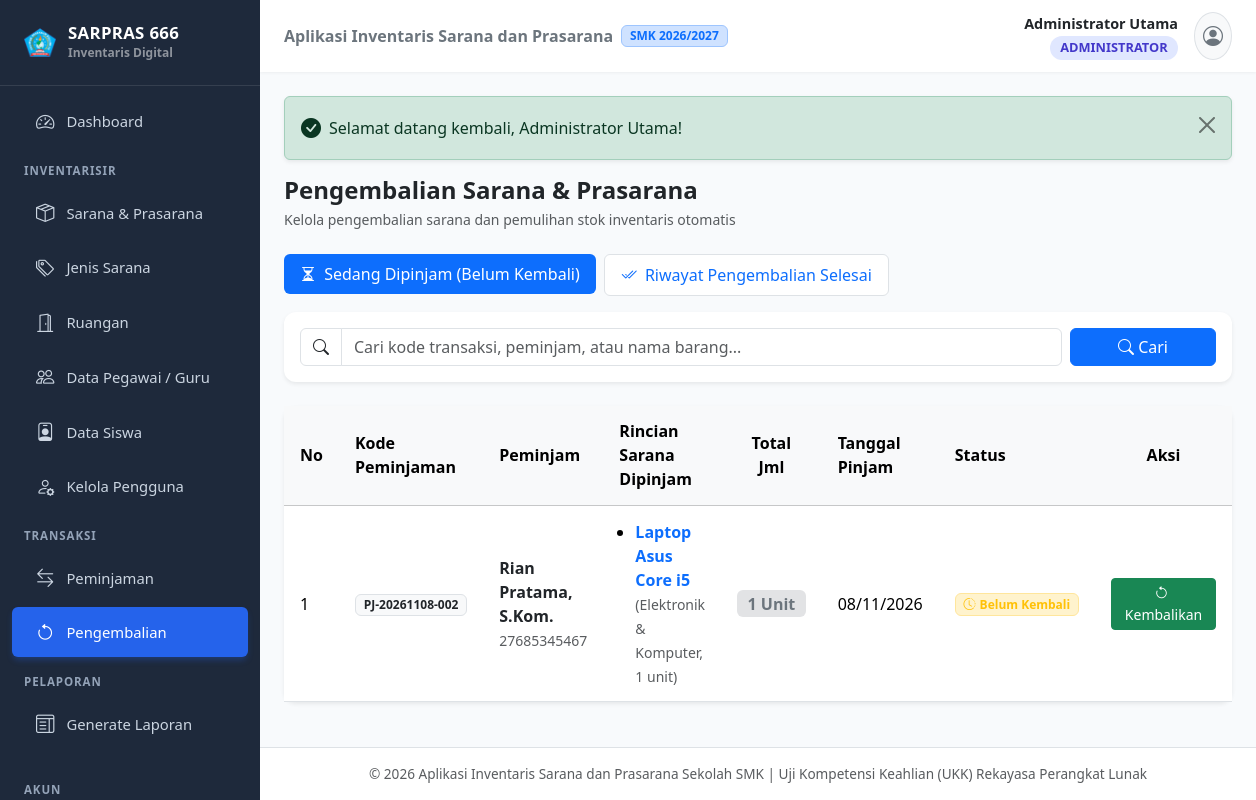
Screenshot of /pengembalian.php (signed in) with the database file from the repository.
### tables this page shows
CREATE TABLE `peminjaman` (
  `id_peminjaman` INT AUTO_INCREMENT PRIMARY KEY,
  `kode_peminjaman` VARCHAR(50) NOT NULL UNIQUE,
  `tanggal_pinjam` DATE NOT NULL,
  `tanggal_kembali` DATE NULL,
  `status_peminjaman` ENUM('Menunggu Konfirmasi', 'Dipinjam', 'Sudah Kembali', 'Ditolak') NOT NULL DEFAULT 'Dipinjam',
  `id_pegawai` INT NOT NULL,
  CONSTRAINT `fk_peminjaman_pegawai` FOREIGN KEY (`id_pegawai`) REFERENCES `pegawai` (`id_pegawai`) ON UPDATE CASCADE
);

CREATE TABLE `pegawai` (
  `id_pegawai` INT AUTO_INCREMENT PRIMARY KEY,
  `nama_pegawai` VARCHAR(100) NOT NULL,
  `nip` VARCHAR(30) NOT NULL UNIQUE,
  `alamat` TEXT NOT NULL,
  `kelas` VARCHAR(30) NOT NULL DEFAULT ''
);

CREATE TABLE `inventaris` (
  `id_inventaris` INT AUTO_INCREMENT PRIMARY KEY,
  `nama` VARCHAR(150) NOT NULL,
  `kondisi` VARCHAR(50) NOT NULL DEFAULT 'Baik',
  `keterangan` TEXT,
  `jumlah` INT NOT NULL DEFAULT 0,
  `id_jenis` INT NOT NULL,
  `tanggal_register` DATE NOT NULL,
  `id_ruang` INT NOT NULL,
  `kode_inventaris` VARCHAR(50) NOT NULL UNIQUE,
  `id_petugas` INT NOT NULL,
  CONSTRAINT `fk_inventaris_jenis` FOREIGN KEY (`id_jenis`) REFERENCES `jenis` (`id_jenis`) ON UPDATE CASCADE,
  CONSTRAINT `fk_inventaris_ruang` FOREIGN KEY (`id_ruang`) REFERENCES `ruang` (`id_ruang`) ON UPDATE CASCADE,
  CONSTRAINT `fk_inventaris_petugas` FOREIGN KEY (`id_petugas`) REFERENCES `petugas` (`id_petugas`) ON UPDATE CASCADE
);

CREATE TABLE `jenis` (
  `id_jenis` INT AUTO_INCREMENT PRIMARY KEY,
  `nama_jenis` VARCHAR(100) NOT NULL,
  `kode_jenis` VARCHAR(20) NOT NULL UNIQUE,
  `keterangan` TEXT
);

CREATE TABLE `detail_pinjam` (
  `id_detail_pinjam` INT AUTO_INCREMENT PRIMARY KEY,
  `id_inventaris` INT NOT NULL,
  `jumlah` INT NOT NULL,
  `id_peminjaman` INT NOT NULL,
  CONSTRAINT `fk_detail_inventaris` FOREIGN KEY (`id_inventaris`) REFERENCES `inventaris` (`id_inventaris`) ON UPDATE CASCADE,
  CONSTRAINT `fk_detail_peminjaman` FOREIGN KEY (`id_peminjaman`) REFERENCES `peminjaman` (`id_peminjaman`) ON DELETE CASCADE ON UPDATE CASCADE
);

### config/Database.php (called while the page is built, shortened)
<?php
class Database {
    private static ?PDO $instance = null;
    private static string $host = 'localhost';
    private static string $dbname = 'db_inventaris_sarana';
    private static string $username = 'root';
    private static string $password = '';
    private static string $charset = 'utf8mb4';
    public static function getConnection(): PDO {
        if (self::$instance === null) {
            try {
                $dsn = "mysql:host=" . self::$host . ";dbname=" . self::$dbname . ";charset=" . self::$charset;
                $options = [
                    PDO::ATTR_ERRMODE            => PDO::ERRMODE_EXCEPTION,
                    PDO::ATTR_DEFAULT_FETCH_MODE => PDO::FETCH_ASSOC,
                    PDO::ATTR_EMULATE_PREPARES   => true,
                ];
                self::$instance = new PDO($dsn, self::$username, self::$password, $options);
            } catch (PDOException $e) {
                die("Koneksi ke database gagal: " . $e->getMessage());
            }
        }
        return self::$instance;
    }
}

### classes/Peminjaman.php (called while the page is built, shortened)
<?php
require_once __DIR__ . '/../config/Database.php';
class Peminjaman {
    private PDO $db;
    public function __construct() {
        $this->db = Database::getConnection();
    }
    public function getAll(array $filters = []): array {
        $sql = "
            SELECT
                p.id_peminjaman,
                p.kode_peminjaman,
                p.tanggal_pinjam,
                p.tanggal_kembali,
                p.status_peminjaman,
                p.id_pegawai,
                pg.nama_pegawai,
                pg.nip,
                dp.id_detail_pinjam,
                dp.id_inventaris,
                dp.jumlah,
                i.nama AS nama_barang,
                i.kondisi,
                i.kode_inventaris,
                j.nama_jenis,
                r.nama_ruang
            FROM peminjaman p
            INNER JOIN pegawai pg ON p.id_pegawai = pg.id_pegawai
            INNER JOIN detail_pinjam dp ON p.id_peminjaman = dp.id_peminjaman
            INNER JOIN inventaris i ON dp.id_inventaris = i.id_inventaris
            LEFT JOIN jenis j ON i.id_jenis = j.id_jenis
            LEFT JOIN ruang r ON i.id_ruang = r.id_ruang
            WHERE 1=1
        ";
        $params = [];
        if (!empty($filters['status'])) {
            $sql .= " AND p.status_peminjaman = :status";
            $params[':status'] = $filters['status'];
        }
        $sql .= " ORDER BY p.id_peminjaman DESC";
        $stmt = $this->db->prepare($sql);
        $stmt->execute($params);
        return $stmt->fetchAll();
    }
    public function getAllGrouped(array $filters = []): array {
        $transactions = [];
        foreach ($this->getAll($filters) as $row) {
            $id = (int) $row['id_peminjaman'];
            if (!isset($transactions[$id])) {
                $transactions[$id] = $row;
                $transactions[$id]['items'] = [];
                $transactions[$id]['total_jumlah'] = 0;
            }
            $transactions[$id]['items'][] = [
                'id_detail_pinjam' => $row['id_detail_pinjam'],
                'id_inventaris' => $row['id_inventaris'],
                'nama_barang' => $row['nama_barang'],
                'kondisi' => $row['kondisi'],
                'kode_inventaris' => $row['kode_inventaris'],
                'nama_jenis' => $row['nama_jenis'],
                'nama_ruang' => $row['nama_ruang'],
                'jumlah' => (int) $row['jumlah'],
            ];
            $transactions[$id]['total_jumlah'] += (int) $row['jumlah'];
        }
        return array_values($transactions);
    }
}

### pengembalian.php (the view, shortened to what this page needs)
<?php
require_once __DIR__ . '/classes/Auth.php';
require_once __DIR__ . '/classes/Peminjaman.php';
$peminjamanObj = new Peminjaman();
$search = trim($_GET['search'] ?? '');
$tab = $_GET['tab'] ?? 'aktif';
$filters = ['search' => $search];
if ($tab === 'aktif') {
    $filters['status'] = 'Dipinjam';
} else {
    $filters['status'] = 'Sudah Kembali';
}
$listPeminjaman = $peminjamanObj->getAllGrouped($filters);
include __DIR__ . '/templates/header.php';
?>
<div class="d-flex flex-wrap justify-content-between align-items-center mb-4 gap-2">
    <div>
        <h4 class="fw-bold mb-1 text-dark">Pengembalian Sarana & Prasarana</h4>
        <p class="text-muted small mb-0">Kelola pengembalian sarana dan pemulihan stok inventaris otomatis</p>
    </div>
</div>
<ul class="nav nav-pills mb-3 gap-2">
    <li class="nav-item">
        <a class="nav-link <?= $tab === 'aktif' ? 'active' : 'bg-white border' ?>" href="pengembalian.php?tab=aktif">
            <i class="bi bi-hourglass-split me-1"></i> Sedang Dipinjam (Belum Kembali)
        </a>
    </li>
    <li class="nav-item">
        <a class="nav-link <?= $tab === 'riwayat' ? 'active' : 'bg-white border' ?>" href="pengembalian.php?tab=riwayat">
            <i class="bi bi-check2-all me-1"></i> Riwayat Pengembalian Selesai
        </a>
    </li>
</ul>
<div class="card mb-4 border-0 shadow-sm">
    <div class="card-body">
        <form method="GET" action="" class="row g-2 align-items-center">
            <div class="col-md-10">
                <div class="input-group">
                    <span class="input-group-text bg-white"><i class="bi bi-search"></i></span>
                    <input type="text" name="search" class="form-control" placeholder="Cari kode transaksi, peminjam, atau nama barang..." value="<?= htmlspecialchars($search) ?>">
                </div>
            </div>
            <div class="col-md-2 d-flex gap-1">
                <button type="submit" class="btn btn-primary flex-grow-1"><i class="bi bi-search"></i> Cari</button>
            </div>
        </form>
    </div>
</div>
<div class="card border-0 shadow-sm">
    <div class="card-body p-0">
        <div class="table-responsive">
            <table class="table table-hover align-middle mb-0">
                <thead class="table-light">
                    <tr>
                        <th style="width: 50px;">No</th>
                        <th>Kode Peminjaman</th>
                        <th>Peminjam</th>
                        <th>Rincian Sarana Dipinjam</th>
                        <th class="text-center">Total Jml</th>
                        <th>Tanggal Pinjam</th>
                        <th><?= $tab === 'aktif' ? 'Status' : 'Tanggal Dikembalikan' ?></th>
                        <th class="text-center" style="width: 170px;">Aksi</th>
                    </tr>
                </thead>
                <tbody>
                    <?php if (empty($listPeminjaman)): ?>
                        <tr>
                            <td colspan="8" class="text-center py-5 text-muted">
                                <i class="bi bi-inbox fs-2 d-block mb-2"></i>
                                <?= $tab === 'aktif' ? 'Tidak ada sarana yang sedang dipinjam saat ini.' : 'Belum ada riwayat pengembalian sarana.' ?>
                            </td>
                        </tr>
                    <?php else: ?>
                        <?php $no = 1; foreach ($listPeminjaman as $row): ?>
                            <tr>
                                <td><?= $no++ ?></td>
                                <td>
                                    <span class="badge bg-light text-dark border fw-bold"><?= htmlspecialchars($row['kode_peminjaman']) ?></span>
                                </td>
                                <td>
                                    <div class="fw-bold text-dark"><?= htmlspecialchars($row['nama_pegawai']) ?></div>
                                    <small class="text-muted"><?= htmlspecialchars($row['nip']) ?></small>
                                </td>
                                <td>
                                    <ul class="mb-0 ps-3">
                                        <?php foreach ($row['items'] as $item): ?>
                                            <li>
                                                <span class="fw-semibold text-primary"><?= htmlspecialchars($item['nama_barang']) ?></span>
                                                <small class="text-muted">(<?= htmlspecialchars($item['nama_jenis'] ?? '-') ?>, <?= (int) $item['jumlah'] ?> unit)</small>
                                            </li>
                                        <?php endforeach; ?>
                                    </ul>
                                </td>
                                <td class="text-center">
                                    <span class="badge bg-secondary-subtle text-secondary fs-6">
                                        <?= (int) $row['total_jumlah'] ?> Unit
                                    </span>
                                </td>
                                <td><?= date('d/m/Y', strtotime($row['tanggal_pinjam'])) ?></td>
                                <td>
                                    <?php if ($tab === 'aktif'): ?>
                                        <span class="badge bg-warning-subtle text-warning border border-warning-subtle">
                                            <i class="bi bi-clock-history me-1"></i>Belum Kembali
                                        </span>
                                    <?php else: ?>
                                        <span class="badge bg-success-subtle text-success border border-success-subtle">
                                            <i class="bi bi-check-circle me-1"></i><?= date('d/m/Y', strtotime($row['tanggal_kembali'])) ?>
                                        </span>
                                    <?php endif; ?>
                                </td>
                                <td class="text-center">
                                    <?php if ($row['status_peminjaman'] === 'Dipinjam'): ?>
                                        <button type="button" class="btn btn-sm btn-success"
                                                data-bs-toggle="modal"
                                                data-bs-target="#modalKembali"
                                                data-id="<?= $row['id_peminjaman'] ?>"
                                                data-kode="<?= htmlspecialchars($row['kode_peminjaman']) ?>"
                                                data-peminjam="<?= htmlspecialchars($row['nama_pegawai']) ?>"
                                                data-barang="<?= htmlspecialchars(implode(', ', array_column($row['items'], 'nama_barang'))) ?>"
                                                data-jumlah="<?= (int) $row['total_jumlah'] ?>">
                                            <i class="bi bi-arrow-counterclockwise me-1"></i> Kembalikan
                                        </button>
                                    <?php else: ?>
                                        <a href="cetak_bukti_pinjam.php?id=<?= $row['id_peminjaman'] ?>" target="_blank" class="btn btn-sm btn-outline-secondary">
                                            <i class="bi bi-printer me-1"></i> Bukti Kembali
                                        </a>
                                    <?php endif; ?>
                                </td>
                            </tr>
                        <?php endforeach; ?>
                    <?php endif; ?>
                </tbody>
            </table>
        </div>
    </div>
</div>
<?php include __DIR__ . '/templates/footer.php'; ?>

### assets/css/style.css (style rules this page uses)
:root { --primary-color: #2563eb; --primary-hover: #1d4ed8; --sidebar-width: 260px; --sidebar-bg: #1e293b; --sidebar-color: #cbd5e1; --sidebar-active-bg: #2563eb; --sidebar-active-color: #ffffff; --body-bg: #f8fafc; }
body { font-family: system-ui, -apple-system, "Segoe UI", Roboto, "Helvetica Neue", Arial, sans-serif; background-color: var(--body-bg); min-height: 100vh; display: flex; flex-direction: column; overflow-x: hidden; }
.card { border: 1px solid rgba(0, 0, 0, 0.05); border-radius: 0.75rem; box-shadow: 0 1px 3px rgba(0, 0, 0, 0.02), 0 2px 4px rgba(0, 0, 0, 0.02); }
.table > :not(caption) > * > * { padding: 0.85rem 1rem; vertical-align: middle; }

### rows the page displays
peminjaman: kode_peminjaman "PJ-20261108-002", id_pegawai.nama_pegawai "Rian Pratama, S.Kom.", id_pegawai.nip "27685345467", inventaris.nama "Laptop Asus Core i5", jenis.nama_jenis "Elektronik & Komputer", detail_pinjam.jumlah "1", total_jumlah "1", tanggal_pinjam "08/11/2026"

### other values shown
$currentUser['nama'] "Administrator Utama"
$currentUser['level'] "ADMINISTRATOR"
$_SESSION['flash_success'] "Selamat datang kembali, Administrator Utama!"
